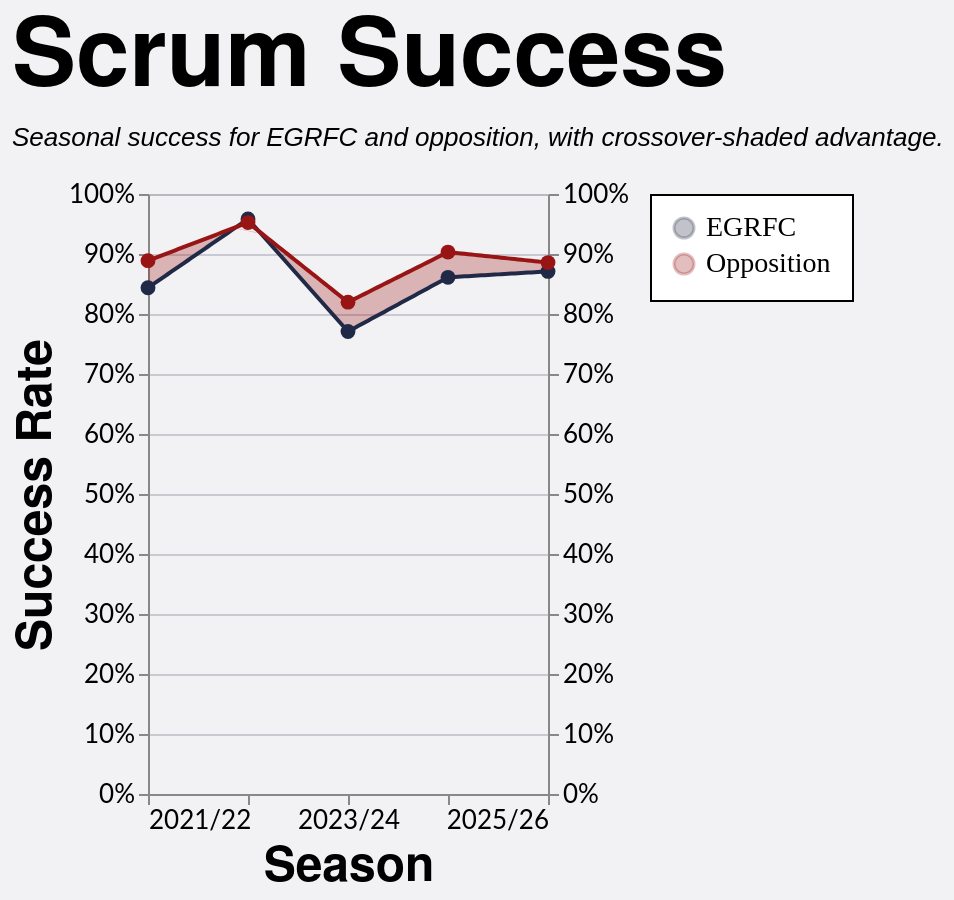

This figure's Vega-Lite source:
### Vega-Lite specification from a JSON file in a GitHub repository (floating-point values rounded to 4 significant figures; data arrays with more than 128 entries replaced by an {"elided": "..."} marker saying what was removed)
{"config": {"axis": {"labelFont": "Lato, sans-serif", "titleFont": "PT Sans Narrow, Helvetica Neue, Helvetica, Arial, sans-serif", "labelFontSize": 13, "titleFontSize": 24, "gridColor": "#202947", "gridOpacity": 0.2}, "header": {"labelFont": "PT Sans Narrow, Helvetica Neue, Helvetica, Arial, sans-serif", "titleFont": "PT Sans Narrow, Helvetica Neue, Helvetica, Arial, sans-serif", "labelFontSize": 24, "titleFontSize": 28, "labelFontWeight": "bold", "orient": "left"}, "legend": {"labelFont": "Lato, sans-serif", "titleFont": "PT Sans Narrow, Helvetica Neue, Helvetica, Arial, sans-serif", "labelFontSize": 14, "titleFontSize": 16, "titlePadding": 5, "fillColor": "white", "strokeColor": "black", "padding": 10, "titleFontWeight": "lighter", "titleFontStyle": "italic", "titleColor": "gray", "offset": 10}, "title": {"font": "PT Sans Narrow, Helvetica Neue, Helvetica, Arial, sans-serif", "fontSize": 48, "fontWeight": "bold", "anchor": "start", "align": "center", "titlePadding": 20, "subtitlePadding": 10, "subtitleFontSize": 13, "subtitleColor": "", "subtitleFontStyle": "italic", "offset": 15, "color": "black"}, "axisX": {"labelAngle": 0}, "facet": {"title": null, "header": null, "align": {"row": "each", "column": "each"}}, "resolve": {"scale": {"y": "independent", "facet": "independent"}}, "background": "#f2f1f4"}, "layer": [{"mark": {"type": "area", "opacity": 0.28}, "encoding": {"color": {"field": "leading_team", "legend": {"labelFont": "PT Sans Narrow", "orient": "right", "title": null}, "scale": {"domain": ["EGRFC", "Opposition"], "range": ["#202946", "#991515"]}, "title": "Team", "type": "nominal"}, "x": {"axis": {"grid": false, "labelExpr": "datum.value == 0 ? '2021/22' : datum.value == 1 ? '2022/23' : datum.value == 2 ? '2023/24' : datum.value == 3 ? '2024/25' : datum.value == 4 ? '2025/26' : ''", "values": [0, 1, 2, 3, 4]}, "field": "season_pos", "scale": {"domain": [0, 4]}, "title": "Season", "type": "quantitative"}, "y": {"axis": {"format": "%", "orient": "left"}, "field": "y_high", "scale": {"domain": [0.0, 1.0]}, "title": "Success Rate", "type": "quantitative"}, "y2": {"field": "y_low"}}, "transform": [{"filter": "(datum.team === 'EGRFC')"}]}, {"mark": {"type": "line", "size": 2}, "encoding": {"color": {"field": "team", "scale": {"domain": ["EGRFC", "Opposition"], "range": ["#202946", "#991515"]}, "title": "Team", "type": "nominal"}, "x": {"axis": {"labelExpr": "datum.value == 0 ? '2021/22' : datum.value == 1 ? '2022/23' : datum.value == 2 ? '2023/24' : datum.value == 3 ? '2024/25' : datum.value == 4 ? '2025/26' : ''", "values": [0, 1, 2, 3, 4]}, "field": "season_pos", "scale": {"domain": [0, 4]}, "title": "Season", "type": "quantitative"}, "y": {"axis": {"format": "%", "orient": "right"}, "field": "success_rate", "scale": {"domain": [0.0, 1.0]}, "title": null, "type": "quantitative"}}}, {"mark": {"type": "point", "filled": true, "opacity": 1.0, "size": 55}, "encoding": {"color": {"field": "team", "scale": {"domain": ["EGRFC", "Opposition"], "range": ["#202946", "#991515"]}, "title": "Team", "type": "nominal"}, "tooltip": [{"field": "team", "title": "Team", "type": "nominal"}, {"field": "squad", "title": "Squad", "type": "nominal"}, {"field": "set_piece_type", "title": "Set Piece", "type": "nominal"}, {"field": "lineouts_total", "format": ",.0f", "title": "Total Lineouts", "type": "quantitative"}, {"field": "success_rate", "format": ".0%", "title": "Success Rate", "type": "quantitative"}], "x": {"field": "season_pos", "title": "Season", "type": "quantitative"}, "y": {"axis": null, "field": "success_rate", "scale": {"domain": [0.0, 1.0]}, "title": "Success Rate", "type": "quantitative"}}, "transform": [{"filter": "datum.is_anchor"}]}], "data": {"name": "data-b601a261a48a06165a100dd1f0bbce0d"}, "height": 300, "title": {"text": "Scrum Success", "subtitle": "Seasonal success for EGRFC and opposition, with crossover-shaded advantage."}, "width": 200, "$schema": "https://vega.github.io/schema/vega-lite/v5.20.1.json", "datasets": {"data-b601a261a48a06165a100dd1f0bbce0d": {"elided": "242 records"}}}
